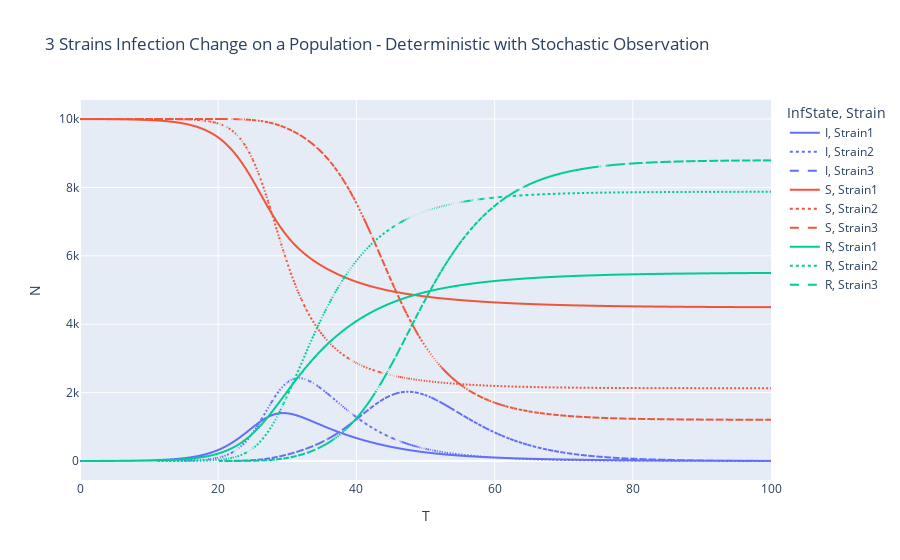

Notebook code for this chart:
### Markdown cell above
Plot the graph. Look at S, I, and R change on each strain.

### Code cell
long_epi_determ_obs_stoch = SIR_3Strain_hosp.full_epi.melt(id_vars=['N','T'], value_vars=['Strain1', 'Strain2', 'Strain3'], var_name='Strain', value_name="InfState")
long_epi_determ_obs_stoch = long_epi_determ_obs_stoch.groupby(["T","Strain","InfState"]).sum().reset_index()

epi_fig_determ_obs_stoch = px.line(long_epi_determ_obs_stoch, x="T", y="N", color="InfState", line_dash="Strain", title='3 Strains Infection Change on a Population - Deterministic with Stochastic Observation')
epi_fig_determ_obs_stoch.show()

### Figure 1 — Plotly figure (JSON) as saved in the notebook; plotly's stock layout.template omitted (floating-point values rounded to 4 significant figures; data arrays with more than 128 entries replaced by an {"elided": "..."} marker saying what was removed)
{"data": [{"hovertemplate": "InfState=I<br>Strain=Strain1<br>T=%{x}<br>N=%{y}<extra></extra>", "legendgroup": "I, Strain1", "line": {"color": "#636efa", "dash": "solid"}, "marker": {"symbol": "circle"}, "mode": "lines", "name": "I, Strain1", "showlegend": true, "type": "scattergl", "x": {"elided": "401 float values"}, "xaxis": "x", "y": {"elided": "401 float values"}, "yaxis": "y"}, {"hovertemplate": "InfState=I<br>Strain=Strain2<br>T=%{x}<br>N=%{y}<extra></extra>", "legendgroup": "I, Strain2", "line": {"color": "#636efa", "dash": "dot"}, "marker": {"symbol": "circle"}, "mode": "lines", "name": "I, Strain2", "showlegend": true, "type": "scattergl", "x": {"elided": "356 float values"}, "xaxis": "x", "y": {"elided": "356 float values"}, "yaxis": "y"}, {"hovertemplate": "InfState=I<br>Strain=Strain3<br>T=%{x}<br>N=%{y}<extra></extra>", "legendgroup": "I, Strain3", "line": {"color": "#636efa", "dash": "dash"}, "marker": {"symbol": "circle"}, "mode": "lines", "name": "I, Strain3", "showlegend": true, "type": "scattergl", "x": {"elided": "320 float values"}, "xaxis": "x", "y": {"elided": "320 float values"}, "yaxis": "y"}, {"hovertemplate": "InfState=S<br>Strain=Strain1<br>T=%{x}<br>N=%{y}<extra></extra>", "legendgroup": "S, Strain1", "line": {"color": "#EF553B", "dash": "solid"}, "marker": {"symbol": "circle"}, "mode": "lines", "name": "S, Strain1", "showlegend": true, "type": "scattergl", "x": {"elided": "401 float values"}, "xaxis": "x", "y": {"elided": "401 float values"}, "yaxis": "y"}, {"hovertemplate": "InfState=S<br>Strain=Strain2<br>T=%{x}<br>N=%{y}<extra></extra>", "legendgroup": "S, Strain2", "line": {"color": "#EF553B", "dash": "dot"}, "marker": {"symbol": "circle"}, "mode": "lines", "name": "S, Strain2", "showlegend": true, "type": "scattergl", "x": {"elided": "401 float values"}, "xaxis": "x", "y": {"elided": "401 float values"}, "yaxis": "y"}, {"hovertemplate": "InfState=S<br>Strain=Strain3<br>T=%{x}<br>N=%{y}<extra></extra>", "legendgroup": "S, Strain3", "line": {"color": "#EF553B", "dash": "dash"}, "marker": {"symbol": "circle"}, "mode": "lines", "name": "S, Strain3", "showlegend": true, "type": "scattergl", "x": {"elided": "401 float values"}, "xaxis": "x", "y": {"elided": "401 float values"}, "yaxis": "y"}, {"hovertemplate": "InfState=R<br>Strain=Strain1<br>T=%{x}<br>N=%{y}<extra></extra>", "legendgroup": "R, Strain1", "line": {"color": "#00cc96", "dash": "solid"}, "marker": {"symbol": "circle"}, "mode": "lines", "name": "R, Strain1", "showlegend": true, "type": "scattergl", "x": {"elided": "400 float values"}, "xaxis": "x", "y": {"elided": "400 float values"}, "yaxis": "y"}, {"hovertemplate": "InfState=R<br>Strain=Strain2<br>T=%{x}<br>N=%{y}<extra></extra>", "legendgroup": "R, Strain2", "line": {"color": "#00cc96", "dash": "dot"}, "marker": {"symbol": "circle"}, "mode": "lines", "name": "R, Strain2", "showlegend": true, "type": "scattergl", "x": {"elided": "356 float values"}, "xaxis": "x", "y": {"elided": "356 float values"}, "yaxis": "y"}, {"hovertemplate": "InfState=R<br>Strain=Strain3<br>T=%{x}<br>N=%{y}<extra></extra>", "legendgroup": "R, Strain3", "line": {"color": "#00cc96", "dash": "dash"}, "marker": {"symbol": "circle"}, "mode": "lines", "name": "R, Strain3", "showlegend": true, "type": "scattergl", "x": {"elided": "320 float values"}, "xaxis": "x", "y": {"elided": "320 float values"}, "yaxis": "y"}], "layout": {"legend": {"title": {"text": "InfState, Strain"}, "tracegroupgap": 0}, "title": {"text": "3 Strains Infection Change on a Population - Deterministic with Stochastic Observation"}, "xaxis": {"anchor": "y", "domain": [0, 1], "title": {"text": "T"}}, "yaxis": {"anchor": "x", "domain": [0, 1], "title": {"text": "N"}}}}
